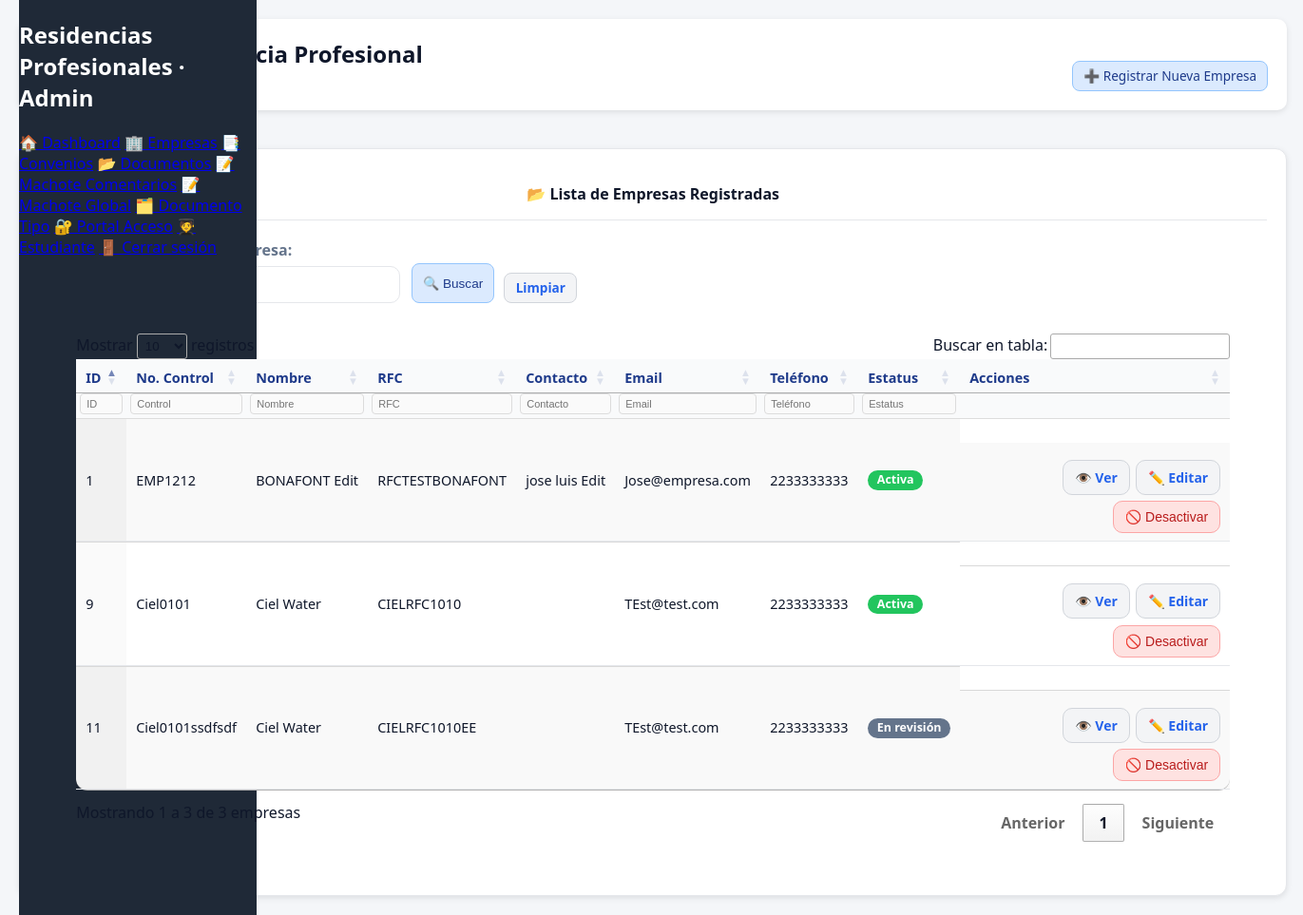
The page /recidencia/view/empresa/empresa_list.php on the database as committed earlier.
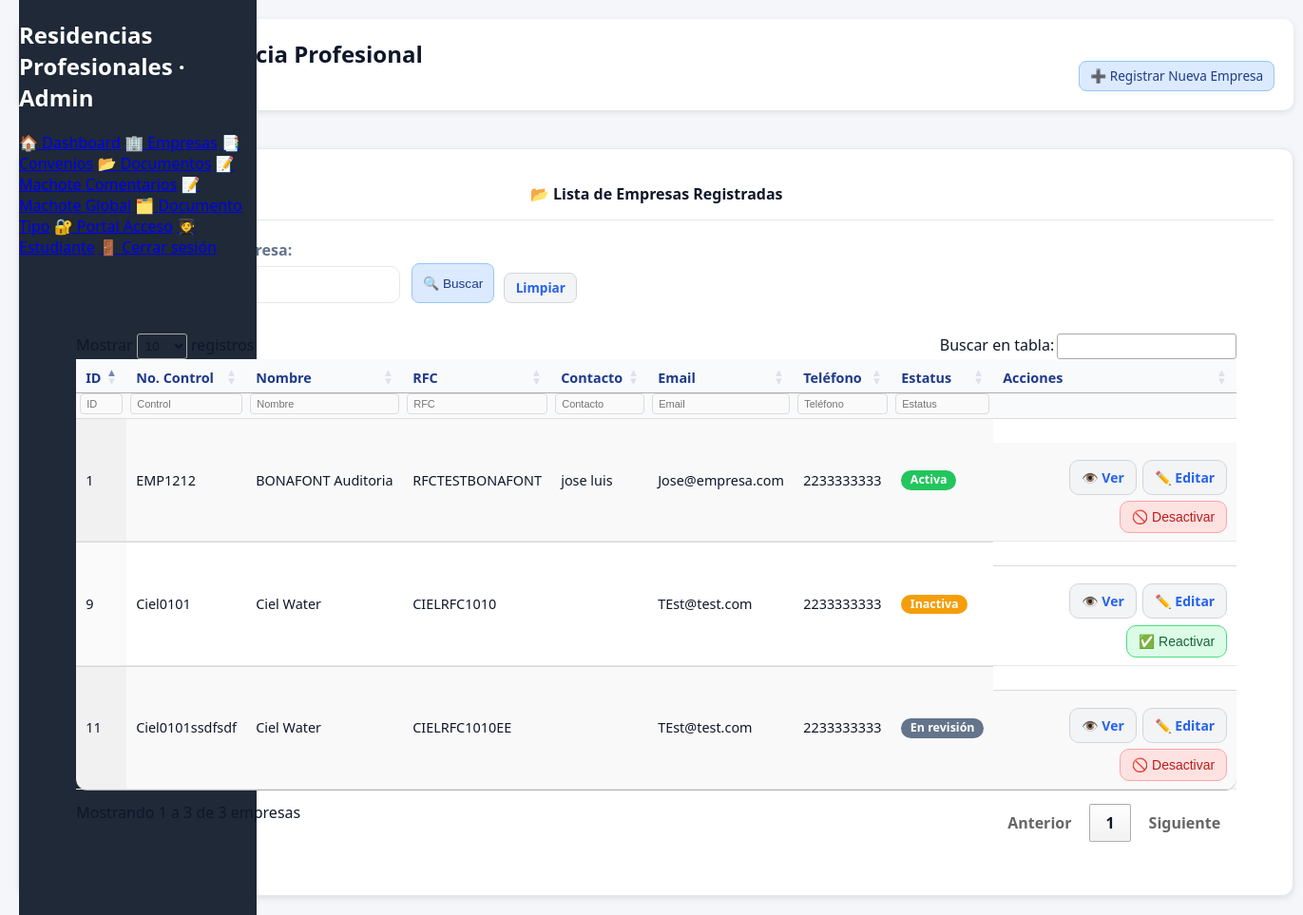
The same page on the database as committed later.
### tables this page shows
CREATE TABLE `rp_empresa` (
  `id` bigint(20) NOT NULL AUTO_INCREMENT,
  `numero_control` varchar(20) DEFAULT NULL,
  `nombre` varchar(191) NOT NULL,
  `logo_path` varchar(255) DEFAULT NULL,
  `rfc` varchar(20) DEFAULT NULL,
  `representante` varchar(191) DEFAULT NULL,
  `cargo_representante` varchar(191) DEFAULT NULL,
  `sector` varchar(191) DEFAULT NULL,
  `sitio_web` varchar(255) DEFAULT NULL,
  `contacto_nombre` varchar(191) DEFAULT NULL,
  `contacto_email` varchar(191) DEFAULT NULL,
  `telefono` varchar(30) DEFAULT NULL,
  `estado` varchar(100) DEFAULT NULL,
  `municipio` varchar(100) DEFAULT NULL,
  `cp` varchar(10) DEFAULT NULL,
  `direccion` varchar(255) DEFAULT NULL,
  `estatus` enum('Activa','En revisión','Inactiva','Suspendida') NOT NULL DEFAULT 'En revisión',
  `regimen_fiscal` varchar(191) DEFAULT NULL,
  `notas` text DEFAULT NULL,
  `creado_en` datetime NOT NULL DEFAULT current_timestamp(),
  `actualizado_en` datetime DEFAULT NULL ON UPDATE current_timestamp(),
  PRIMARY KEY (`id`),
  UNIQUE KEY `uk_empresa_rfc` (`rfc`),
  UNIQUE KEY `numero_control` (`numero_control`),
  KEY `idx_empresa_nombre` (`nombre`)
);

### recidencia/common/functions/empresa/empresafunctions_list.php (called while the page is built, shortened)
<?php
if (!function_exists('empresaListDefaults')) {
    function empresaListDefaults(): array
    {
        return [
            'search' => '',
            'empresas' => [],
            'errorMessage' => null,
        ];
    }
}
if (!function_exists('empresaNormalizeSearch')) {
    function empresaNormalizeSearch(?string $search): string
    {
        $search = trim((string) $search);
        return $search;
    }
}

### common/model/db.php (called while the page is built, shortened)
<?php
final class Database
{
    private static ?PDO $connection = null;
    public static function getConnection(): PDO
    {
        if (self::$connection instanceof PDO) {
            return self::$connection;
        }
        $config = require __DIR__ . '/../../config/db.php';
        $host    = $config['host'] ?? 'localhost';
        $db      = $config['dbname'] ?? '';
        $user    = $config['user'] ?? 'root';
        $pass    = $config['pass'] ?? '';
        $charset = $config['charset'] ?? 'utf8mb4';
        $port    = $config['port'] ?? '3306';
        $dsn = "mysql:host={$host};dbname={$db};port={$port};charset={$charset}";
        try {
            self::$connection = new PDO($dsn, $user, $pass, [
                PDO::ATTR_ERRMODE            => PDO::ERRMODE_EXCEPTION,
                PDO::ATTR_DEFAULT_FETCH_MODE => PDO::FETCH_ASSOC,
            ]);
        } catch (PDOException $exception) {
            throw new PDOException('Error al conectar a la base de datos: ' . $exception->getMessage(), (int)$exception->getCode(), $exception);
        }
        return self::$connection;
    }
}
return Database::getConnection();

### recidencia/handler/empresa/empresa_list_handler.php (called while the page is built, shortened)
<?php
require_once __DIR__ . '/../../common/functions/empresa/empresafunctions_list.php';
require_once __DIR__ . '/../../controller/empresa/EmpresaListController.php';
if (!function_exists('empresaListHandler')) {
    function empresaListHandler(): array
    {
        $defaults = empresaListDefaults();
        try {
            $controller = new EmpresaListController();
            $viewData = $controller->handle($_GET);
            return array_merge($defaults, $viewData);
        } catch (Throwable $exception) {
            $defaults['errorMessage'] = empresaListErrorMessage($exception->getMessage());
            return $defaults;
        }
    }
}
$handlerResult = empresaListHandler();
$empresas = $handlerResult['empresas'];
return $handlerResult;

### recidencia/controller/empresa/EmpresaListController.php (called while the page is built, shortened)
<?php
require_once __DIR__ . '/../../model/empresa/EmpresaListModel.php';
require_once __DIR__ . '/../../common/functions/empresa/empresafunctions_list.php';
class EmpresaListController
{
    private EmpresaListModel $model;
    public function __construct(?EmpresaListModel $model = null)
    {
        $this->model = $model ?? new EmpresaListModel();
    }
    public function listEmpresas(?string $search = null): array
    {
        $term = empresaNormalizeSearch($search);
        if ($term === '') {
            $term = null;
        }
        try {
            return $this->model->fetchAll($term);
        } catch (PDOException $exception) {
            throw new RuntimeException('No se pudieron obtener las empresas registradas.', 0, $exception);
        }
    }
    public function handle(array $input): array
    {
        $defaults = empresaListDefaults();
        $searchValue = $input['search'] ?? null;
        $search = empresaNormalizeSearch(is_string($searchValue) ? $searchValue : null);
        $defaults['search'] = $search;
        $defaults['empresas'] = $this->listEmpresas($search);
        return $defaults;
    }
}

### recidencia/model/empresa/EmpresaListModel.php (called while the page is built, shortened)
<?php
require_once __DIR__ . '/../../../common/model/db.php';
class EmpresaListModel
{
    private PDO $pdo;
    public function __construct(?PDO $pdo = null)
    {
        $this->pdo = $pdo ?? Database::getConnection();
    }
    public function fetchAll(?string $search = null): array
    {
        $sql = <<<'SQL'
            SELECT id,
                   numero_control,
                   nombre,
                   rfc,
                   representante,
                   contacto_nombre,
                   contacto_email,
                   telefono,
                   estatus,
                   creado_en
              FROM rp_empresa
        SQL;
        $params = [];
        $sql .= ' ORDER BY nombre ASC';
        $statement = $this->pdo->prepare($sql);
        $statement->execute($params);
        return $statement->fetchAll(PDO::FETCH_ASSOC);
    }
}

### recidencia/common/functions/empresafunction.php (called while the page is built, shortened)
<?php
if (!function_exists('renderBadgeClass')) {
    function renderBadgeClass(?string $estatus): string
    {
        $value = trim((string) $estatus);
        if ($value !== '' && function_exists('mb_strtolower')) {
            $value = mb_strtolower($value, 'UTF-8');
        } else {
            $value = strtolower($value);
        }
        switch ($value) {
            case 'activa':
                return 'badge ok';
            case 'en revisión':
            case 'en revision':
                return 'badge secondary';
            case 'inactiva':
                return 'badge warn';
        }
    }
}
if (!function_exists('renderBadgeLabel')) {
    function renderBadgeLabel(?string $estatus): string
    {
        $estatus = trim((string) $estatus);
        return $estatus !== '' ? $estatus : 'Sin especificar';
    }
}

### recidencia/view/empresa/empresa_list.php (the view, shortened to what the rows shown need)
<?php
require_once __DIR__ . '/../../common/functions/empresafunction.php';
require __DIR__ . '/../../handler/empresa/empresa_list_handler.php';
?>
<!DOCTYPE html>
<html lang="es">
<head>
  <link rel="stylesheet" href="../../assets/css/empresas/empresalist.css">
  <link rel="stylesheet" href="https://cdn.datatables.net/1.13.7/css/jquery.dataTables.min.css">
  <link rel="stylesheet" href="https://cdn.datatables.net/responsive/2.5.0/css/responsive.dataTables.min.css">
  <link rel="stylesheet" href="https://cdn.datatables.net/fixedheader/3.4.0/css/fixedHeader.dataTables.min.css">
</head>
<body>
  <div class="app">
    <?php include __DIR__ . '/../../layout/sidebar.php'; ?>
    <main class="main">
      <header class="topbar">
        <div>
          <h2>Empresas · Residencia Profesional</h2>
        </div>
      </header>
      <section class="card">
        <div class="content">
          <div class="table-wrapper">
            <table id="empresasTable" class="display nowrap">
              <thead>
                <tr>
                  <th>ID</th>
                  <th>No. Control</th>
                  <th>Nombre</th>
                  <th>RFC</th>
                  <th>Contacto</th>
                  <th>Email</th>
                  <th>Teléfono</th>
                  <th>Estatus</th>
                  <th class="actions-column">Acciones</th>
                </tr>
                <tr class="filter-row">
                  <th><input type="text" placeholder="ID"></th>
                  <th><input type="text" placeholder="Control"></th>
                  <th><input type="text" placeholder="Nombre"></th>
                  <th><input type="text" placeholder="RFC"></th>
                  <th><input type="text" placeholder="Contacto"></th>
                  <th><input type="text" placeholder="Email"></th>
                  <th><input type="text" placeholder="Teléfono"></th>
                  <th><input type="text" placeholder="Estatus"></th>
                  <th></th>
                </tr>
              </thead>
              <tbody>
                <?php if ($empresas === []): ?>
                  <tr>
                    <td colspan="9" class="empty-state">No se encontraron empresas registradas.</td>
                  </tr>
                <?php else: ?>
                  <?php foreach ($empresas as $empresa): ?>
                    <?php
                    $empresaId = $empresa['id'] ?? '';
                    $empresaNombre = $empresa['nombre'] ?? '';
                    $empresaEstatus = (string) ($empresa['estatus'] ?? '');
                    $empresaPuedeDesactivar = $empresaEstatus === 'Activa' || $empresaEstatus === 'En revisión';
                    $empresaPuedeReactivar = $empresaEstatus === 'Inactiva';
                    ?>
                    <tr>
                      <td><?php echo htmlspecialchars((string) $empresaId, ENT_QUOTES, 'UTF-8'); ?></td>
                      <td><?php echo htmlspecialchars((string) ($empresa['numero_control'] ?? '-'), ENT_QUOTES, 'UTF-8'); ?>
                      </td>
                      <td><?php echo htmlspecialchars((string) $empresaNombre, ENT_QUOTES, 'UTF-8'); ?></td>
                      <td><?php echo htmlspecialchars((string) ($empresa['rfc'] ?? ''), ENT_QUOTES, 'UTF-8'); ?></td>
                      <td><?php echo htmlspecialchars((string) ($empresa['contacto_nombre'] ?? ''), ENT_QUOTES, 'UTF-8'); ?>
                      </td>
                      <td><?php echo htmlspecialchars((string) ($empresa['contacto_email'] ?? ''), ENT_QUOTES, 'UTF-8'); ?>
                      </td>
                      <td><?php echo htmlspecialchars((string) ($empresa['telefono'] ?? ''), ENT_QUOTES, 'UTF-8'); ?></td>
                      <td>
                        <span
                          class="<?php echo renderBadgeClass($empresaEstatus); ?>"><?php echo htmlspecialchars(renderBadgeLabel($empresaEstatus), ENT_QUOTES, 'UTF-8'); ?></span>
                      </td>
                      <td class="actions">
                        <a href="empresa_view.php?id=<?php echo urlencode((string) $empresaId); ?>" class="btn">👁️ Ver</a>
                        <a href="empresa_edit.php?id=<?php echo urlencode((string) $empresaId); ?>" class="btn">✏️
                          Editar</a>
                        <?php if ($empresaPuedeDesactivar): ?>
                          <form id="disableForm-<?php echo htmlspecialchars((string) $empresaId, ENT_QUOTES, 'UTF-8'); ?>"
                            action="../../handler/empresa/empresa_disable.php" method="post">
                            <button type="button" class="btn warn"
                              onclick="confirmDisable(<?php echo htmlspecialchars((string) $empresaId, ENT_QUOTES, 'UTF-8'); ?>, '<?php echo addslashes((string) $empresaNombre); ?>')">
                              🚫 Desactivar
                            </button>
                          </form>
                        <?php elseif ($empresaPuedeReactivar): ?>
                          <form id="reactivateForm-<?php echo htmlspecialchars((string) $empresaId, ENT_QUOTES, 'UTF-8'); ?>"
                            action="../../handler/empresa/empresa_reactivate.php" method="post">
                            <button type="button" class="btn success"
                              onclick="confirmReactivate(<?php echo htmlspecialchars((string) $empresaId, ENT_QUOTES, 'UTF-8'); ?>, '<?php echo addslashes((string) $empresaNombre); ?>')">
                              ✅ Reactivar
                            </button>
                          </form>
                        <?php endif; ?>
                      </td>
                    </tr>
                  <?php endforeach; ?>
                <?php endif; ?>
              </tbody>
            </table>
          </div>
        </div>
      </section>
    </main>
  </div>
</body>
</html>

Rows that differ between the two databases and show on the page:
changed rp_empresa "EMP1212": nombre "BONAFONT Edit" → "BONAFONT Auditoria"; contacto_nombre "jose luis Edit" → "jose luis"
changed rp_empresa "Ciel0101": estatus "Activa" → "Inactiva"; estatus "🚫 Desactivar" → "✅ Reactivar"
